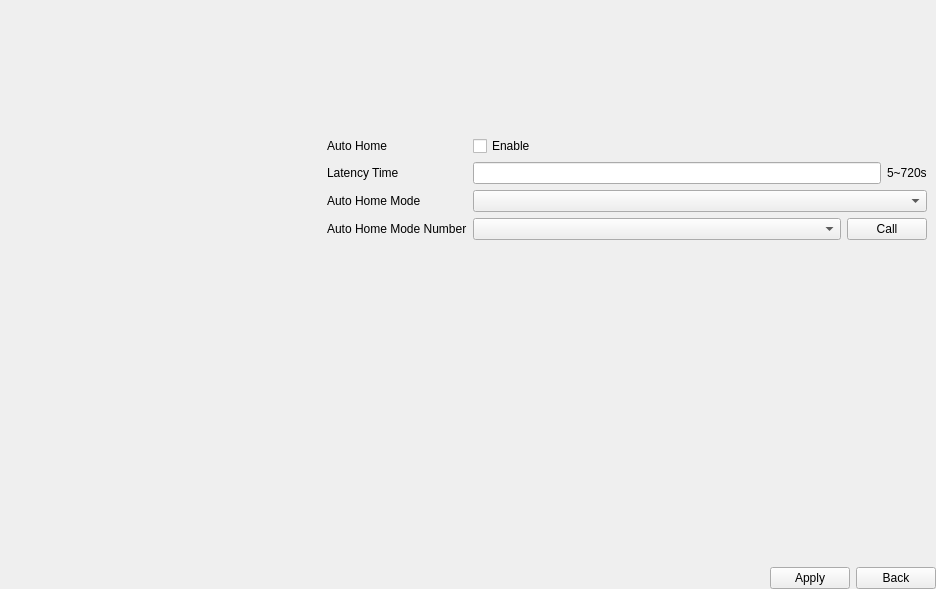
<?xml version="1.0" encoding="UTF-8"?>
<ui version="4.0">
 <class>TabPtzAutoHome</class>
 <widget class="QWidget" name="TabPtzAutoHome">
  <property name="geometry">
   <rect>
    <x>0</x>
    <y>0</y>
    <width>936</width>
    <height>589</height>
   </rect>
  </property>
  <property name="windowTitle">
   <string>Form</string>
  </property>
  <layout class="QGridLayout" name="gridLayout_2">
   <property name="leftMargin">
    <number>0</number>
   </property>
   <property name="topMargin">
    <number>0</number>
   </property>
   <property name="rightMargin">
    <number>0</number>
   </property>
   <property name="bottomMargin">
    <number>0</number>
   </property>
   <item row="2" column="0">
    <layout class="QHBoxLayout" name="horizontalLayout_5">
     <item>
      <widget class="WidgetMessage" name="widgetMessage" native="true"/>
     </item>
     <item>
      <spacer name="horizontalSpacer_3">
       <property name="orientation">
        <enum>Qt::Horizontal</enum>
       </property>
       <property name="sizeHint" stdset="0">
        <size>
         <width>40</width>
         <height>20</height>
        </size>
       </property>
      </spacer>
     </item>
     <item>
      <widget class="MyPushButton" name="pushButtonApply">
       <property name="text">
        <string>Apply</string>
       </property>
      </widget>
     </item>
     <item>
      <widget class="MyPushButton" name="pushButtonBack">
       <property name="text">
        <string>Back</string>
       </property>
      </widget>
     </item>
    </layout>
   </item>
   <item row="0" column="0">
    <widget class="QWidget" name="widget_2" native="true">
     <property name="minimumSize">
      <size>
       <width>0</width>
       <height>0</height>
      </size>
     </property>
     <layout class="QGridLayout" name="gridLayout_3">
      <property name="spacing">
       <number>18</number>
      </property>
      <item row="0" column="2" rowspan="2">
       <widget class="ButtonGroup" name="channelGroup" native="true">
        <property name="sizePolicy">
         <sizepolicy hsizetype="Preferred" vsizetype="Preferred">
          <horstretch>2</horstretch>
          <verstretch>0</verstretch>
         </sizepolicy>
        </property>
       </widget>
      </item>
      <item row="2" column="2">
       <widget class="QWidget" name="widget_5" native="true">
        <property name="sizePolicy">
         <sizepolicy hsizetype="Preferred" vsizetype="Preferred">
          <horstretch>2</horstretch>
          <verstretch>0</verstretch>
         </sizepolicy>
        </property>
        <layout class="QGridLayout" name="gridLayout">
         <property name="leftMargin">
          <number>0</number>
         </property>
         <property name="topMargin">
          <number>9</number>
         </property>
         <property name="rightMargin">
          <number>0</number>
         </property>
         <property name="bottomMargin">
          <number>9</number>
         </property>
         <item row="2" column="1">
          <widget class="ComboBox" name="comboBoxAutoHomeMode"/>
         </item>
         <item row="1" column="1">
          <widget class="QWidget" name="widget_1" native="true">
           <property name="sizePolicy">
            <sizepolicy hsizetype="Preferred" vsizetype="Preferred">
             <horstretch>4</horstretch>
             <verstretch>0</verstretch>
            </sizepolicy>
           </property>
           <layout class="QHBoxLayout" name="horizontalLayout_2">
            <property name="leftMargin">
             <number>0</number>
            </property>
            <property name="topMargin">
             <number>0</number>
            </property>
            <property name="rightMargin">
             <number>0</number>
            </property>
            <property name="bottomMargin">
             <number>0</number>
            </property>
            <item>
             <widget class="LineEditDigit" name="lineEditLatencyTime"/>
            </item>
            <item>
             <widget class="BlueLabel" name="label_4">
              <property name="text">
               <string>5~720s</string>
              </property>
             </widget>
            </item>
           </layout>
          </widget>
         </item>
         <item row="4" column="0">
          <spacer name="verticalSpacer">
           <property name="orientation">
            <enum>Qt::Vertical</enum>
           </property>
           <property name="sizeHint" stdset="0">
            <size>
             <width>20</width>
             <height>40</height>
            </size>
           </property>
          </spacer>
         </item>
         <item row="2" column="0">
          <widget class="QLabel" name="labelAutoHomeMode">
           <property name="text">
            <string>Auto Home Mode</string>
           </property>
          </widget>
         </item>
         <item row="3" column="0">
          <widget class="QLabel" name="labelAutoHomeModeNumber">
           <property name="text">
            <string>Auto Home Mode Number</string>
           </property>
          </widget>
         </item>
         <item row="3" column="1">
          <widget class="QWidget" name="widgetAutoHomeModeNumber" native="true">
           <layout class="QHBoxLayout" name="horizontalLayout_3">
            <property name="leftMargin">
             <number>0</number>
            </property>
            <property name="topMargin">
             <number>0</number>
            </property>
            <property name="rightMargin">
             <number>0</number>
            </property>
            <property name="bottomMargin">
             <number>0</number>
            </property>
            <item>
             <widget class="ComboBox" name="comboBoxAutoHomeModeNumber">
              <property name="sizePolicy">
               <sizepolicy hsizetype="Expanding" vsizetype="Fixed">
                <horstretch>0</horstretch>
                <verstretch>0</verstretch>
               </sizepolicy>
              </property>
             </widget>
            </item>
            <item>
             <widget class="MyPushButton" name="pushButtonCall">
              <property name="sizePolicy">
               <sizepolicy hsizetype="Minimum" vsizetype="Fixed">
                <horstretch>0</horstretch>
                <verstretch>0</verstretch>
               </sizepolicy>
              </property>
              <property name="text">
               <string>Call</string>
              </property>
             </widget>
            </item>
           </layout>
          </widget>
         </item>
         <item row="1" column="0">
          <widget class="QLabel" name="labelLatencyTime">
           <property name="sizePolicy">
            <sizepolicy hsizetype="Preferred" vsizetype="Preferred">
             <horstretch>1</horstretch>
             <verstretch>0</verstretch>
            </sizepolicy>
           </property>
           <property name="text">
            <string>Latency Time</string>
           </property>
          </widget>
         </item>
         <item row="0" column="0">
          <widget class="QLabel" name="labelAutoHomeEnable">
           <property name="text">
            <string>Auto Home</string>
           </property>
          </widget>
         </item>
         <item row="0" column="1">
          <widget class="MyCheckBox" name="checkBoxEnable">
           <property name="text">
            <string>Enable</string>
           </property>
          </widget>
         </item>
        </layout>
       </widget>
      </item>
      <item row="0" column="0" rowspan="2">
       <widget class="CommonVideo" name="commonVideo" native="true">
        <property name="sizePolicy">
         <sizepolicy hsizetype="Preferred" vsizetype="Preferred">
          <horstretch>1</horstretch>
          <verstretch>0</verstretch>
         </sizepolicy>
        </property>
        <property name="minimumSize">
         <size>
          <width>0</width>
          <height>100</height>
         </size>
        </property>
       </widget>
      </item>
      <item row="2" column="0">
       <widget class="QWidget" name="widget_4" native="true">
        <property name="sizePolicy">
         <sizepolicy hsizetype="Preferred" vsizetype="Preferred">
          <horstretch>1</horstretch>
          <verstretch>0</verstretch>
         </sizepolicy>
        </property>
       </widget>
      </item>
     </layout>
    </widget>
   </item>
  </layout>
 </widget>
 <customwidgets>
  <customwidget>
   <class>MyPushButton</class>
   <extends>QPushButton</extends>
   <header>mypushbutton.h</header>
  </customwidget>
  <customwidget>
   <class>WidgetMessage</class>
   <extends>QWidget</extends>
   <header>widgetmessage.h</header>
   <container>1</container>
  </customwidget>
  <customwidget>
   <class>ComboBox</class>
   <extends>QComboBox</extends>
   <header>combobox.h</header>
  </customwidget>
  <customwidget>
   <class>BlueLabel</class>
   <extends>QLabel</extends>
   <header>bluelabel.h</header>
  </customwidget>
  <customwidget>
   <class>CommonVideo</class>
   <extends>QWidget</extends>
   <header>commonvideo.h</header>
   <container>1</container>
  </customwidget>
  <customwidget>
   <class>ButtonGroup</class>
   <extends>QWidget</extends>
   <header>buttongroup.h</header>
   <container>1</container>
  </customwidget>
  <customwidget>
   <class>MyCheckBox</class>
   <extends>QCheckBox</extends>
   <header>MyCheckBox.h</header>
  </customwidget>
  <customwidget>
   <class>LineEditDigit</class>
   <extends>QLineEdit</extends>
   <header location="global">LineEditDigit.h</header>
  </customwidget>
 </customwidgets>
 <resources/>
 <connections/>
</ui>
